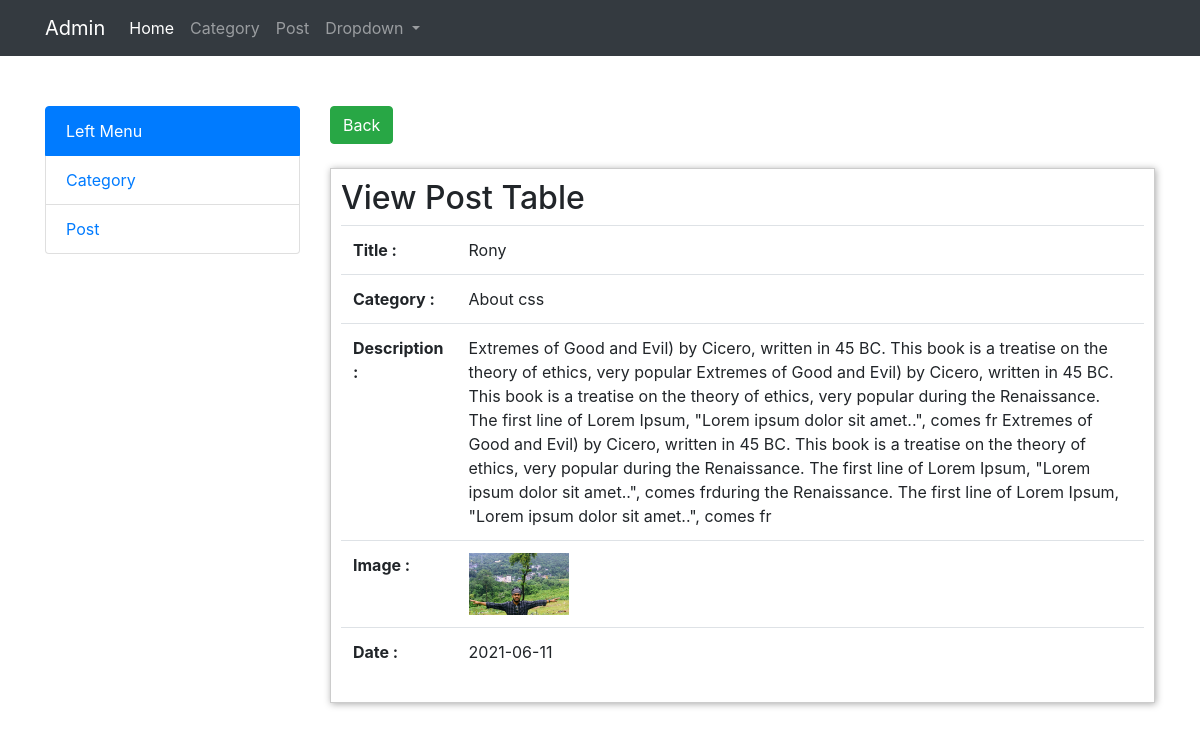
The page /admin/posts/view.php?id=16 on the database its author committed.
### tables this page shows
CREATE TABLE `post` (
  `id` int(11) NOT NULL,
  `category_id` int(255) NOT NULL,
  `title` varchar(255) NOT NULL,
  `description` text NOT NULL,
  `image` varchar(255) NOT NULL,
  `date` date NOT NULL
);

CREATE TABLE `categories` (
  `id` int(11) NOT NULL,
  `title` varchar(255) NOT NULL
);

### admin/posts/view.php (the view)
<?php require_once'../include/header.php';
require_once'../include/db_config.php';
$id = $_GET['id'];
$sql = "SELECT post.*,categories.title as categoryTitle
    FROM post
    JOIN categories ON post.category_id = categories.id
    WHERE post.id = '$id'";
$result = mysqli_query($db_connection,$sql);
$data = mysqli_fetch_assoc($result);
?>
<a href="index.php" class="btn btn-success">Back</a>
<br><br>
<div class="modify">
<h2>View Post Table</h2>
<table class="table">
<tr>
    <th>Title :</th>
    <td><?php echo $data['title']?></td>
</tr>
<tr>
    <th>Category :</th>
    <td><?php echo $data['categoryTitle']?></td>
</tr>
<tr>
    <th>Description :</th>
    <td><?php echo $data['description']?></td>
</tr>
<tr>
    <th>Image :</th>
    <td><img src="../<?php echo $data['image']?>" width="100px" alt="" srcset=""></td>
</tr>
<tr>
    <th>Date :</th>
    <td><?php echo $data['date']?></td>
</tr>
</table>
</div>
<?php require_once'../include/footer.php'; ?>

### admin/assets/css/style.css (style rules this page uses)
.modify { padding: 10px; border: 1px solid #ccc; box-shadow: 1px 1px 7px #aaa; }

### rows shown on the page
post: title "Rony", category.title "About css", description "Extremes of Good and Evil) by Cicero, written in 45 BC. This book is a treatise on the theory of ethics, very popular Extremes of Good and Evil) by Cicero, written in 45 BC. This book is a treatise on the theory of ethics, very popular during the Renaissance. The first line of Lorem Ipsum, \"Lorem ipsum dolor sit amet..\", comes fr Extremes of Good and Evil) by Cicero, written in 45 BC. This book is a treatise on the theory of ethics, very popular during the Renaissance. The first line of Lorem Ipsum, \"Lorem ipsum dolor sit amet..\", comes frduring the Renaissance. The first line of Lorem Ipsum, \"Lorem ipsum dolor sit amet..\", comes fr", image (picture), date "2021-06-11"
